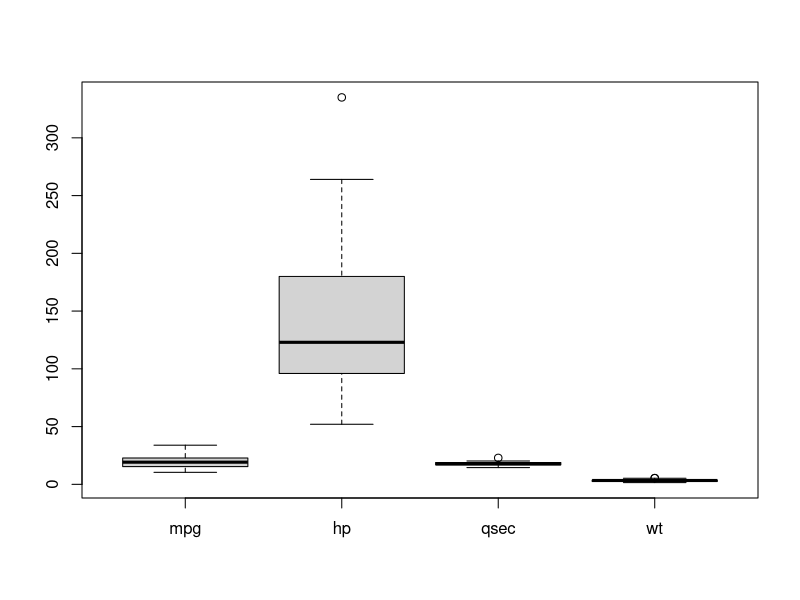
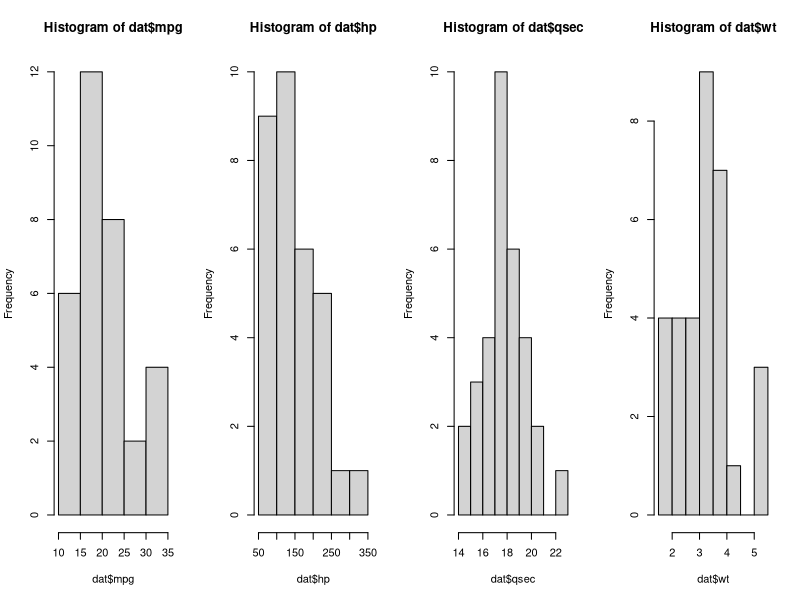
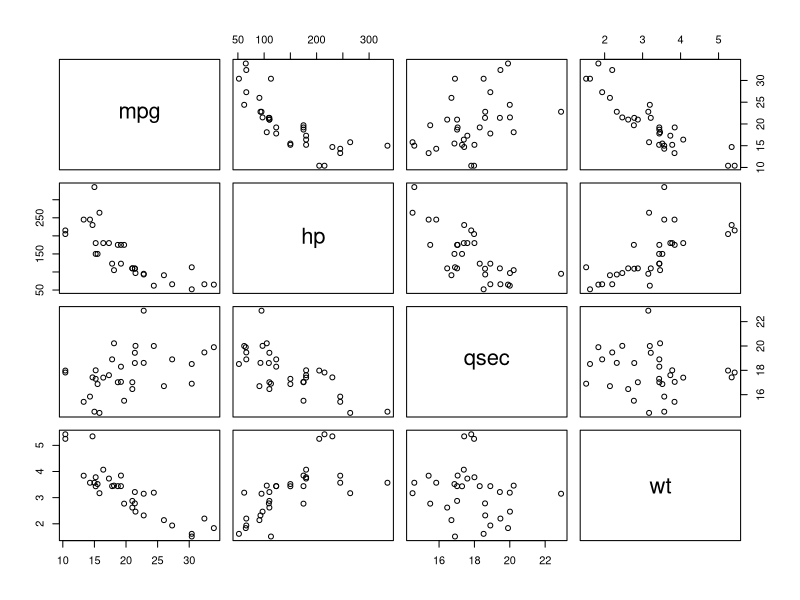

These charts were generated, in order, by the following R code:
## ---- chunk 1
dat <- subset(mtcars, select = c(mpg, hp, qsec, wt))

summary(dat)

boxplot(dat)

par(mfrow = c(1, 4))
hist(dat$mpg)
hist(dat$hp)
hist(dat$qsec)
hist(dat$wt)

pairs(dat)

cor(dat)

prcomp(dat, scale. = TRUE)
## ---- chunk 2
X <- as.matrix(cbind(1, dat[, 2:4]))  # explanatory variables
y <- as.matrix(subset(dat, select = mpg))  # response variable
coefficients <- solve(crossprod(X, X)) %*% crossprod(X, y)
fitted_values <- X %*% coefficients
residuals <- y - fitted_values
RSS <- sum(residuals^2)
sigma2 <- RSS / (nrow(X) - ncol(X))
TSS <- sum((y - mean(y))^2)
ESS <- sum((fitted_values - mean(y))^2)
R2 <- ESS/TSS
R2
cor(y, fitted_values)^2
coefficients
## ---- chunk 3
qr_ols <- function(M, v) {
  QR <- qr(M)
  Q <- qr.Q(QR)
  R <- qr.R(QR)
  V <- crossprod(Q, v)
  backsolve(R, V)
}

qr_ols(X, y)

qr.solve(X, y)
## ---- chunk 4
Xc <- cbind(1, (sweep(X[, 2:4], 2, apply(X[, 2:4], 2, mean), "-")))  # mean-centered data

Xc_coef <- qr_ols(Xc, y)
Xc_coef

X_colmean <- apply(X[, 2:4], 2, mean)
coef <- Xc_coef[2:4]
Xc_coef[1,1] <- Xc_coef[1,1] - sum(X_colmean * coef)
Xc_coef
qr_ols(X, y)


Xsd <- cbind(1, (sweep(Xc[, 2:4], 2, apply(X[, 2:4], 2, sd), "/")))  # standardized data

Xsd_coef <- qr_ols(Xsd, y)
Xsd_coef

X_colsd <- apply(X[, 2:4], 2, sd)
coef <- Xsd_coef[2:4]
Xsd_coef[2:4, 1] <- coef / X_colsd
Xsd_coef[1, 1] <- Xsd_coef[1,1] - sum(X_colmean * Xsd_coef[2:4])
Xsd_coef
qr_ols(X, y)
## ---- chunk 5
gear4 <- rep(0, nrow(mtcars))
gear4[mtcars$gear == 4] <- 1
gear5 <- rep(0, nrow(mtcars))
gear5[mtcars$gear == 5] <- 1
X <- cbind(X, gear4, gear5)
qr_ols(X, y)

lm(mpg ~ hp + qsec + wt + factor(gear), data = mtcars)
